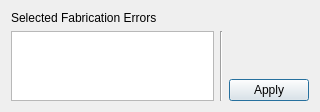
<?xml version="1.0" encoding="UTF-8"?>
<ui version="4.0">
 <class>DeleteFabricationErrorsDialog</class>
 <widget class="QDialog" name="DeleteFabricationErrorsDialog">
  <property name="geometry">
   <rect>
    <x>0</x>
    <y>0</y>
    <width>320</width>
    <height>108</height>
   </rect>
  </property>
  <property name="windowTitle">
   <string>Delete Assembly/Fabrication Errors</string>
  </property>
  <layout class="QGridLayout" name="gridLayout">
   <item row="0" column="0">
    <widget class="QLabel" name="selectedFabricationErrorsLabel">
     <property name="sizePolicy">
      <sizepolicy hsizetype="Preferred" vsizetype="Maximum">
       <horstretch>0</horstretch>
       <verstretch>0</verstretch>
      </sizepolicy>
     </property>
     <property name="text">
      <string>Selected Fabrication Errors</string>
     </property>
    </widget>
   </item>
   <item row="1" column="0" rowspan="2">
    <widget class="QTextEdit" name="selectedFabricationErrorsTextEdit">
     <property name="undoRedoEnabled">
      <bool>false</bool>
     </property>
     <property name="readOnly">
      <bool>true</bool>
     </property>
     <property name="acceptRichText">
      <bool>false</bool>
     </property>
    </widget>
   </item>
   <item row="1" column="1" rowspan="2">
    <widget class="Line" name="line">
     <property name="orientation">
      <enum>Qt::Vertical</enum>
     </property>
    </widget>
   </item>
   <item row="1" column="2">
    <spacer name="verticalSpacer">
     <property name="orientation">
      <enum>Qt::Vertical</enum>
     </property>
     <property name="sizeHint" stdset="0">
      <size>
       <width>20</width>
       <height>39</height>
      </size>
     </property>
    </spacer>
   </item>
   <item row="2" column="2">
    <widget class="QPushButton" name="deleteFabricationErrorsPushButton">
     <property name="text">
      <string>Apply</string>
     </property>
     <property name="icon">
      <iconset resource="../../rsc.qrc">
       <normaloff>:/icons/dialog-ok-apply.png</normaloff>:/icons/dialog-ok-apply.png</iconset>
     </property>
    </widget>
   </item>
  </layout>
 </widget>
 <resources>
  <include location="../../rsc.qrc"/>
 </resources>
 <connections/>
</ui>
